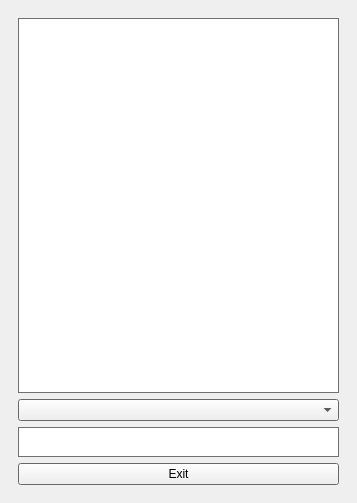
<?xml version="1.0" encoding="UTF-8"?>
<ui version="4.0">
 <class>MainWindow</class>
 <widget class="QMainWindow" name="MainWindow">
  <property name="geometry">
   <rect>
    <x>0</x>
    <y>0</y>
    <width>357</width>
    <height>503</height>
   </rect>
  </property>
  <property name="windowTitle">
   <string>MainWindow</string>
  </property>
  <widget class="QWidget" name="centralwidget">
   <layout class="QGridLayout" name="gridLayout">
    <item row="0" column="0">
     <layout class="QVBoxLayout" name="verticalLayout">
      <item>
       <widget class="QStackedWidget" name="stackedWidget">
        <property name="sizePolicy">
         <sizepolicy hsizetype="Preferred" vsizetype="Preferred">
          <horstretch>1</horstretch>
          <verstretch>0</verstretch>
         </sizepolicy>
        </property>
        <property name="palette">
         <palette>
          <active>
           <colorrole role="Base">
            <brush brushstyle="SolidPattern">
             <color alpha="255">
              <red>255</red>
              <green>255</green>
              <blue>255</blue>
             </color>
            </brush>
           </colorrole>
           <colorrole role="Window">
            <brush brushstyle="SolidPattern">
             <color alpha="255">
              <red>145</red>
              <green>145</green>
              <blue>145</blue>
             </color>
            </brush>
           </colorrole>
          </active>
          <inactive>
           <colorrole role="Base">
            <brush brushstyle="SolidPattern">
             <color alpha="255">
              <red>255</red>
              <green>255</green>
              <blue>255</blue>
             </color>
            </brush>
           </colorrole>
           <colorrole role="Window">
            <brush brushstyle="SolidPattern">
             <color alpha="255">
              <red>145</red>
              <green>145</green>
              <blue>145</blue>
             </color>
            </brush>
           </colorrole>
          </inactive>
          <disabled>
           <colorrole role="Base">
            <brush brushstyle="SolidPattern">
             <color alpha="255">
              <red>145</red>
              <green>145</green>
              <blue>145</blue>
             </color>
            </brush>
           </colorrole>
           <colorrole role="Window">
            <brush brushstyle="SolidPattern">
             <color alpha="255">
              <red>145</red>
              <green>145</green>
              <blue>145</blue>
             </color>
            </brush>
           </colorrole>
          </disabled>
         </palette>
        </property>
        <property name="currentIndex">
         <number>0</number>
        </property>
        <widget class="QWidget" name="viewfinderPage">
         <layout class="QGridLayout" name="gridLayout_5">
          <item row="0" column="0">
           <widget class="QGraphicsView" name="graphicsView"/>
          </item>
          <item row="2" column="0">
           <widget class="QTextBrowser" name="m_textStatus">
            <property name="maximumSize">
             <size>
              <width>16777215</width>
              <height>30</height>
             </size>
            </property>
           </widget>
          </item>
          <item row="3" column="0">
           <widget class="QPushButton" name="pushExit">
            <property name="text">
             <string>Exit</string>
            </property>
           </widget>
          </item>
          <item row="1" column="0">
           <widget class="QComboBox" name="cameraComboBox"/>
          </item>
         </layout>
        </widget>
        <widget class="QWidget" name="previewPage">
         <layout class="QGridLayout" name="gridLayout_4">
          <item row="0" column="0">
           <widget class="QLabel" name="lastImagePreviewLabel">
            <property name="sizePolicy">
             <sizepolicy hsizetype="Preferred" vsizetype="MinimumExpanding">
              <horstretch>0</horstretch>
              <verstretch>0</verstretch>
             </sizepolicy>
            </property>
            <property name="frameShape">
             <enum>QFrame::Box</enum>
            </property>
            <property name="text">
             <string/>
            </property>
           </widget>
          </item>
         </layout>
        </widget>
       </widget>
      </item>
     </layout>
    </item>
   </layout>
  </widget>
 </widget>
 <resources/>
 <connections/>
</ui>
